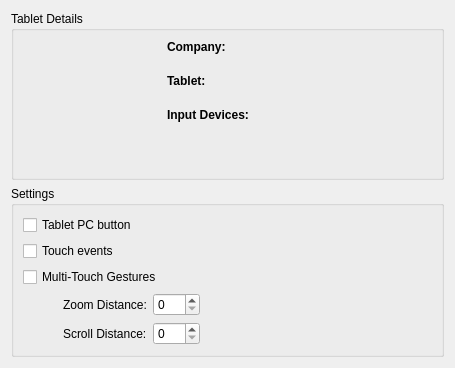
<?xml version="1.0" encoding="UTF-8"?>
<ui version="4.0">
 <class>GeneralWidget</class>
 <widget class="QWidget" name="GeneralWidget">
  <property name="geometry">
   <rect>
    <x>0</x>
    <y>0</y>
    <width>455</width>
    <height>345</height>
   </rect>
  </property>
  <property name="windowTitle">
   <string>General Hardware Overview</string>
  </property>
  <property name="locale">
   <locale language="English" country="UnitedKingdom"/>
  </property>
  <layout class="QVBoxLayout" name="verticalLayout_2">
   <item>
    <widget class="QGroupBox" name="groupBox">
     <property name="title">
      <string>Tablet Details</string>
     </property>
     <layout class="QHBoxLayout" name="horizontalLayout_2">
      <item>
       <layout class="QHBoxLayout" name="horizontalLayout">
        <item>
         <widget class="QLabel" name="tabletImage">
          <property name="minimumSize">
           <size>
            <width>128</width>
            <height>128</height>
           </size>
          </property>
          <property name="maximumSize">
           <size>
            <width>128</width>
            <height>128</height>
           </size>
          </property>
          <property name="text">
           <string/>
          </property>
          <property name="alignment">
           <set>Qt::AlignHCenter|Qt::AlignTop</set>
          </property>
         </widget>
        </item>
        <item>
         <layout class="QFormLayout" name="formLayout">
          <property name="fieldGrowthPolicy">
           <enum>QFormLayout::ExpandingFieldsGrow</enum>
          </property>
          <property name="horizontalSpacing">
           <number>20</number>
          </property>
          <property name="verticalSpacing">
           <number>20</number>
          </property>
          <property name="leftMargin">
           <number>10</number>
          </property>
          <item row="0" column="0">
           <widget class="QLabel" name="CompanyLabel">
            <property name="font">
             <font>
              <weight>75</weight>
              <bold>true</bold>
             </font>
            </property>
            <property name="locale">
             <locale language="English" country="UnitedKingdom"/>
            </property>
            <property name="text">
             <string>Company:</string>
            </property>
           </widget>
          </item>
          <item row="0" column="1">
           <widget class="QLabel" name="comapnyName">
            <property name="text">
             <string/>
            </property>
           </widget>
          </item>
          <item row="1" column="0">
           <widget class="QLabel" name="tabletLabel">
            <property name="font">
             <font>
              <weight>75</weight>
              <bold>true</bold>
             </font>
            </property>
            <property name="text">
             <string>Tablet:</string>
            </property>
           </widget>
          </item>
          <item row="1" column="1">
           <widget class="QLabel" name="tabletName">
            <property name="text">
             <string/>
            </property>
           </widget>
          </item>
          <item row="2" column="0">
           <widget class="QLabel" name="devicesLabel">
            <property name="font">
             <font>
              <weight>75</weight>
              <bold>true</bold>
             </font>
            </property>
            <property name="text">
             <string>Input Devices:</string>
            </property>
           </widget>
          </item>
          <item row="2" column="1">
           <widget class="QLabel" name="deviceList">
            <property name="text">
             <string/>
            </property>
           </widget>
          </item>
         </layout>
        </item>
       </layout>
      </item>
     </layout>
    </widget>
   </item>
   <item>
    <widget class="QGroupBox" name="groupBox_2">
     <property name="title">
      <string>Settings</string>
     </property>
     <layout class="QVBoxLayout" name="verticalLayout">
      <item>
       <widget class="QCheckBox" name="tabletPCButtonCheckBox">
        <property name="toolTip">
         <string>If on, the stylus must be in contact with the screen for a stylus side button to work. 
If off, stylus buttons will work once the stylus is in proximity of the tablet (regardless of whether it is touching the screen)</string>
        </property>
        <property name="text">
         <string>Tablet PC button</string>
        </property>
       </widget>
      </item>
      <item>
       <widget class="QCheckBox" name="touchEventsCheckBox">
        <property name="toolTip">
         <string>Turns on/off Touch events (default is enable/on).</string>
        </property>
        <property name="text">
         <string>Touch events</string>
        </property>
       </widget>
      </item>
      <item>
       <widget class="QCheckBox" name="gesturesCheckBox">
        <property name="toolTip">
         <string>Turns on/off multi-touch gesture events (default is enable/on). </string>
        </property>
        <property name="text">
         <string>Multi-Touch Gestures</string>
        </property>
       </widget>
      </item>
      <item>
       <layout class="QHBoxLayout" name="horizontalLayout_3">
        <item>
         <spacer name="horizontalSpacer">
          <property name="orientation">
           <enum>Qt::Horizontal</enum>
          </property>
          <property name="sizeType">
           <enum>QSizePolicy::Fixed</enum>
          </property>
          <property name="sizeHint" stdset="0">
           <size>
            <width>40</width>
            <height>20</height>
           </size>
          </property>
         </spacer>
        </item>
        <item>
         <layout class="QFormLayout" name="formLayout_2">
          <property name="fieldGrowthPolicy">
           <enum>QFormLayout::ExpandingFieldsGrow</enum>
          </property>
          <item row="0" column="0">
           <widget class="QLabel" name="label">
            <property name="toolTip">
             <string>Minimum distance for a zoom gesture (default is 50).</string>
            </property>
            <property name="text">
             <string>Zoom Distance:</string>
            </property>
           </widget>
          </item>
          <item row="0" column="1">
           <widget class="KIntSpinBox" name="zoomDistanceBox">
            <property name="maximum">
             <number>200</number>
            </property>
           </widget>
          </item>
          <item row="1" column="0">
           <widget class="QLabel" name="label_2">
            <property name="toolTip">
             <string>Minimum motion before sending a scroll gesture (default is 20).</string>
            </property>
            <property name="text">
             <string>Scroll Distance:</string>
            </property>
           </widget>
          </item>
          <item row="1" column="1">
           <widget class="KIntSpinBox" name="scrollDistanceBox">
            <property name="maximum">
             <number>200</number>
            </property>
           </widget>
          </item>
         </layout>
        </item>
        <item>
         <spacer name="horizontalSpacer_2">
          <property name="orientation">
           <enum>Qt::Horizontal</enum>
          </property>
          <property name="sizeHint" stdset="0">
           <size>
            <width>40</width>
            <height>20</height>
           </size>
          </property>
         </spacer>
        </item>
       </layout>
      </item>
     </layout>
    </widget>
   </item>
  </layout>
 </widget>
 <customwidgets>
  <customwidget>
   <class>KIntSpinBox</class>
   <extends>QSpinBox</extends>
   <header>knuminput.h</header>
  </customwidget>
 </customwidgets>
 <resources/>
 <connections>
  <connection>
   <sender>tabletPCButtonCheckBox</sender>
   <signal>clicked()</signal>
   <receiver>GeneralWidget</receiver>
   <slot>profileChanged()</slot>
   <hints>
    <hint type="sourcelabel">
     <x>73</x>
     <y>215</y>
    </hint>
    <hint type="destinationlabel">
     <x>35</x>
     <y>172</y>
    </hint>
   </hints>
  </connection>
  <connection>
   <sender>touchEventsCheckBox</sender>
   <signal>clicked()</signal>
   <receiver>GeneralWidget</receiver>
   <slot>profileChanged()</slot>
   <hints>
    <hint type="sourcelabel">
     <x>101</x>
     <y>243</y>
    </hint>
    <hint type="destinationlabel">
     <x>141</x>
     <y>173</y>
    </hint>
   </hints>
  </connection>
  <connection>
   <sender>gesturesCheckBox</sender>
   <signal>clicked()</signal>
   <receiver>GeneralWidget</receiver>
   <slot>profileChanged()</slot>
   <hints>
    <hint type="sourcelabel">
     <x>154</x>
     <y>268</y>
    </hint>
    <hint type="destinationlabel">
     <x>292</x>
     <y>173</y>
    </hint>
   </hints>
  </connection>
  <connection>
   <sender>zoomDistanceBox</sender>
   <signal>valueChanged(QString)</signal>
   <receiver>GeneralWidget</receiver>
   <slot>profileChanged()</slot>
   <hints>
    <hint type="sourcelabel">
     <x>190</x>
     <y>293</y>
    </hint>
    <hint type="destinationlabel">
     <x>406</x>
     <y>174</y>
    </hint>
   </hints>
  </connection>
  <connection>
   <sender>scrollDistanceBox</sender>
   <signal>valueChanged(QString)</signal>
   <receiver>GeneralWidget</receiver>
   <slot>profileChanged()</slot>
   <hints>
    <hint type="sourcelabel">
     <x>174</x>
     <y>323</y>
    </hint>
    <hint type="destinationlabel">
     <x>-1</x>
     <y>308</y>
    </hint>
   </hints>
  </connection>
 </connections>
 <slots>
  <slot>profileChanged()</slot>
 </slots>
</ui>
